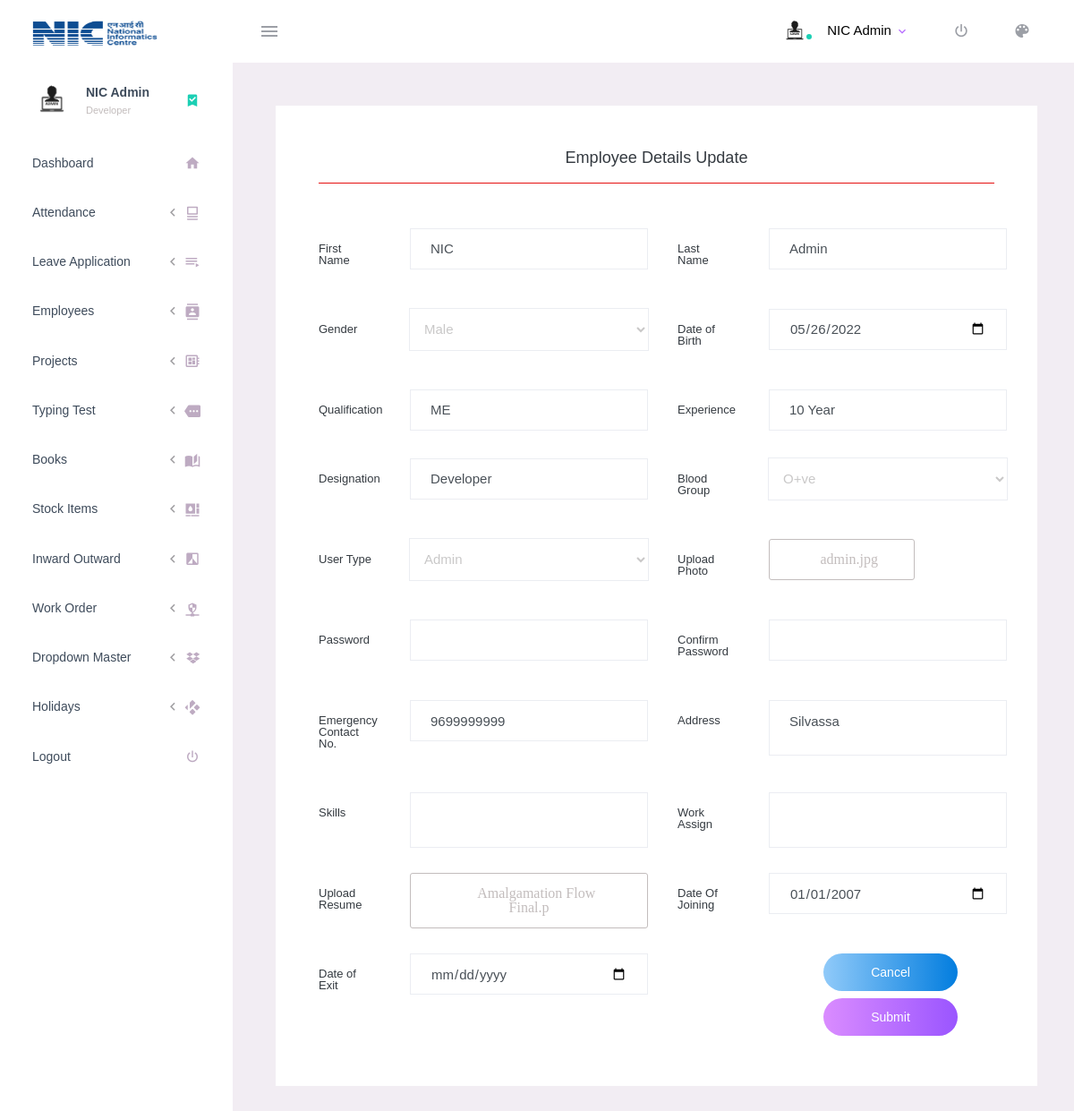
Screenshot of /edit-employee.php?id=8918526f-dcec-11ec-9cff-186024eca36c&emp_category=Officer (signed in) with the database file from the repository.
### tables this page shows
CREATE TABLE `employees` (
  `id` char(36) NOT NULL,
  `emp_id` int DEFAULT NULL,
  `first_name` varchar(255) DEFAULT NULL,
  `last_name` varchar(255) DEFAULT NULL,
  `email` varchar(255) NOT NULL,
  `phone` varchar(255) DEFAULT NULL,
  `emergency_contact_no` varchar(255) DEFAULT NULL,
  `dob` date DEFAULT NULL,
  `gender` varchar(255) DEFAULT NULL,
  `qualification` varchar(255) DEFAULT NULL,
  `experience` varchar(255) DEFAULT NULL,
  `designation` varchar(255) DEFAULT NULL,
  `blood_group` varchar(100) DEFAULT NULL,
  `address` varchar(255) DEFAULT NULL,
  `password` varchar(255) DEFAULT NULL,
  `photo_name` varchar(255) DEFAULT NULL,
  `encoded_photo` longtext,
  `status` int DEFAULT '0',
  `user_type` varchar(255) DEFAULT NULL,
  `resume_name` varchar(255) DEFAULT NULL,
  `encoded_resume` longtext,
  `emp_category` varchar(255) DEFAULT NULL,
  `date_of_joining` varchar(255) DEFAULT NULL,
  `skills` varchar(255) DEFAULT NULL,
  `work_assign` varchar(255) DEFAULT NULL,
  `date_of_exit` varchar(255) DEFAULT NULL,
  `email_verification_link` varchar(255) DEFAULT NULL,
  `email_verified_at` timestamp NULL DEFAULT NULL,
  `created_by` varchar(255) DEFAULT NULL,
  `updated_by` varchar(255) DEFAULT NULL,
  `created_at` datetime NOT NULL DEFAULT CURRENT_TIMESTAMP,
  `updated_at` datetime DEFAULT NULL ON UPDATE CURRENT_TIMESTAMP
);

### edit-employee.php (the view, shortened to what this page needs)
<?php
include "header.php";
if(isset($_SESSION["id"]) && isset($_SESSION["user_type"]))
{
    $getEmpDetails = mysqli_query($conn,"SELECT * FROM employees WHERE id='" . $_GET['id'] . "'");
    $row = mysqli_fetch_array($getEmpDetails);
?>
<div class="main-panel">
	<div class="content-wrapper">
    <div class=" grid-margin stretch-card m-auto">
    <div class="container-fluid page-body-wrapper full-page-wrapper">
        <div class="content-wrapper d-flex align-items-center auth">
          <div class="row flex-grow">
            <div class="col-lg-12 mx-auto">
              <div class="auth-form-light text-left p-5">
                <div class="brand-logo">
                  <?php
                  if(isset($_GET['action']) =='updateProfile')
                  {
                    echo '<h4 class="text-center">Profile Update</h4>';
                  }
                  else
                  {
                    echo '<h4 class="text-center">Employee Details Update</h4>';
                  }?>
                  <hr style="border-top: 1px solid rgb(229 16 16);">
                </div>
                <br>
                <form action=""  method="post" enctype="multipart/form-data" autocomplete="off">
                    <div class="row">
                        <div class="col-md-6">
                          <div class="form-group row">
                            <label class="col-sm-3 col-form-label">First Name</label>
                            <div class="col-sm-9">
                            <input type="text" class="form-control" id="first_name" name="first_name" value="<?php echo $row['first_name']; ?>" required="">
                            </div>
                          </div>
                        </div>
                        <div class="col-md-6">
                          <div class="form-group row">
                            <label class="col-sm-3 col-form-label">Last Name</label>
                            <div class="col-sm-9">
                            <input type="text" class="form-control" id="last_name" name="last_name" value="<?php echo $row['last_name']; ?>" required="">
                            </div>
                          </div>
                        </div>
                      </div>
                      <div class="row">
                        <div class="col-md-6">
                          <div class="form-group row">
                            <label class="col-sm-3 col-form-label">Gender</label>
                            <div class="col-sm-9">
                              <select class="form-control" name="gender" id="gender">
                                <option value="Male" <?php echo ($row['gender'] == 'Male') ?  "selected" : "" ;  ?>>Male</option>
                              </select>
                            </div>
                          </div>
                        </div>
                        <div class="col-md-6">
                          <div class="form-group row">
                            <label class="col-sm-3 col-form-label">Date of Birth</label>
                            <div class="col-sm-9">
                            <input type="date" class="form-control" id="dob" name="dob" value="<?php echo $row['dob']; ?>" required="">
                            </div>
                          </div>
                        </div>
                      </div>
                      <div class="row">
                        <div class="col-md-6">
                          <div class="form-group row">
                            <label class="col-sm-3 col-form-label">Qualification</label>
                            <div class="col-sm-9">
                            <input type="text" class="form-control" id="qualification" name="qualification" value="<?php echo $row['qualification'] ?>">
                            </div>
                          </div>
                        </div>
                        <div class="col-md-6">
                          <div class="form-group row">
                            <label class="col-sm-3 col-form-label">Experience</label>
                            <div class="col-sm-9">
                            <input type="text" class="form-control" id="experience" name="experience" value="<?php echo $row['experience'] ?>">
                            </div>
                          </div>
                        </div>
                      </div>
                      <div class="row">
                        <div class="col-md-6">
                          <div class="form-group row">
                            <label class="col-sm-3 col-form-label">Designation</label>
                            <div class="col-sm-9">
                            <input type="text" class="form-control" id="designation" name="designation" required="" value="<?php echo $row['designation'] ?>">
                            </div>
                          </div>
                        </div>
                        <div class="col-md-6">
                          <div class="form-group row">
                          <label class="col-sm-3 col-form-label">Blood Group</label>
                            <div class="col-sm-9">
                              <select class="form-control" id="blood_group" name="blood_group">
                                <option value="O+ve" <?php echo ($row['blood_group'] == 'O+ve') ?  "selected" : "" ;  ?>>O+ve</option>
                              </select>
                            </div>
                          </div>
                        </div>
                      </div>
                      <div class="row">
                        <div class="col-md-6">
                          <div class="form-group row">
                          <label class="col-sm-3 col-form-label">User Type</label>
                            <div class="col-sm-9">
                                <select class="form-control" id="user_type" name="user_type" <?php echo ($_SESSION["user_type"] == 'admin') ?  "" : "disabled" ;?> required>
                                <option value="admin" <?php echo ($row['user_type'] == 'admin') ?  "selected" : "" ;  ?> >Admin</option>
                                </select>
                            </div>
                          </div>
                        </div>
                        <div class="col-md-6">
                          <div class="form-group row">
                            <label class="col-sm-3 col-form-label">Upload Photo</label>
                            <div class="col-sm-9">
                            <button type="button" class="btn btn-outline-secondary btnFileUpload"><i class="fa fa-upload photo-upload" aria-hidden="true" title="<?php echo $row['photo_name'] ?>">  <?php echo  substr($row['photo_name'], 0, 25); ?></i></button>
                            </div>
                          </div>
                        </div>
                      </div>
                      <div class="row">
                        <div class="col-md-6">
                          <div class="form-group row">
                            <label class="col-sm-3 col-form-label">Password</label>
                            <div class="col-sm-9">
                            <input type="password" class="form-control" id="password" name="password">
                            </div>
                          </div>
                        </div>
                        <div class="col-md-6">
                          <div class="form-group row">
                            <label class="col-sm-3 col-form-label">Confirm Password</label>
                            <div class="col-sm-9">
                            <input type="password" class="form-control" id="cpassword" name="cpassword">
                            </div>
                          </div>
                        </div>
                      </div>
                      <div class="row">
                      <div class="col-md-6">
                          <div class="form-group row">
                            <label class="col-sm-3 col-form-label">Emergency Contact No.</label>
                            <div class="col-sm-9">
                            <input type="number" class="form-control" id="emergency_contact_no" name="emergency_contact_no" value="<?php echo $row['emergency_contact_no'] ?>" required="">
                            </div>
                          </div>
                      </div>
                      <div class="col-md-6">
                        <div class="form-group row">
                          <label class=" col-form-label col-md-3">Address</label>
                          <div class="col-md-9">
                          <textarea class="form-control" id="address" name="address"><?php echo $row['address'] ?></textarea>
                          </div>
                        </div>
                      </div>
                      </div>
                      <div class="row">
                      <div class="col-md-6">
                      <div class="form-group row">
                          <label class=" col-form-label col-md-3">Skills</label>
                          <div class="col-md-9">
                          <textarea class="form-control" id="skills" name="skills"><?php echo $row['skills'] ?></textarea>
                          </div>
                        </div>
                      </div>
                      <div class="col-md-6">
                      <div class="form-group row">
                          <label class=" col-form-label col-md-3">Work Assign</label>
                          <div class="col-md-9">
                          <textarea class="form-control" id="work_assign" name="work_assign"><?php echo $row['work_assign'] ?></textarea>
                          </div>
                        </div>
                      </div>
                      </div>
                      <div class="row">
                      <div class="col-md-6">
                          <div class="form-group row">
                            <label class="col-sm-3 col-form-label">Upload Resume</label>
                            <div class="col-sm-9">
                            <button type="button" class="btn btn-outline-secondary btnResumeUpload"><i class="fa fa-upload resume-upload" aria-hidden="true" title="<?php echo $row['resume_name'] ?>">  <?php echo  substr($row['resume_name'], 0, 25); ?></i></button>
                            </div>
                          </div>
                      </div>
                      <div class="col-md-6">
                      <div class="form-group row">
                            <label class="col-sm-3 col-form-label">Date Of Joining</label>
                            <div class="col-sm-9">
                            <input type="date" class="form-control" id="date_of_joining" name="date_of_joining" value="<?php echo $row['date_of_joining'] ?>">
                            </div>
                          </div>
                      </div>
                      </div>
                      <div class="row">
                        <div class="col-md-6">
                          <div class="form-group row">
                            <label class="col-sm-3 col-form-label">Date of Exit</label>
                            <div class="col-sm-9">
                            <input type="date" class="form-control" id="date_of_exit" name="date_of_exit" value="<?php echo $row['date_of_exit'] ?>">
                            </div>
                          </div>
                        </div>
                        <div class="col-md-6">
                            <a href="index.php" class="btn btn-gradient-info btn-rounded btn-fw mb-2 float-right mr-5">Cancel</a>
                            <button type="submit" class="btn btn-gradient-primary btn-rounded btn-fw mb-2 float-right mr-5" name="submit-update-form">Submit</button>
                        </div>
                      </div>
                    </form>
              </div>
            </div>
          </div>
        </div>
      </div>
    </div>
	</div>
</div>
 </div>
    </div>
  </body>
</html>
<?php
}
else
{
  header('Location: '.'login.php');
}
?>

### rows the page displays
employees: first_name "NIC", last_name "Admin", gender "Male", dob "05/26/2022", qualification "ME", experience "10 Year", designation "Developer", blood_group "O+ve", user_type "Admin", photo_name "admin.jpg", emergency_contact_no "9699999999", address "Silvassa", resume_name "Amalgamation Flow Final.p", date_of_joining "01/01/2007"

### other values shown
$_SESSION['first_name'] "NIC"
$_SESSION['last_name'] "Admin"
$_SESSION['designation'] "Developer"
